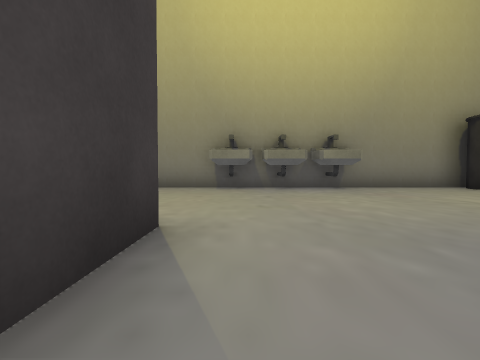
View 1 (above)

24 first-person views from a walk through a scene from a Unity 3-D project. The camera is 0.51 m above the floor, tilts 2° down and sees 85° across. The floor is counted in squares, 1 m on a side. Each view is taken from the middle of a square. On the plan, view 1 faces up. The plan holds only what a view shows up to about 9 squares ahead; the rest is blank. The place goes on beyond the plan. The player character is not drawn. Some animated figures are not drawn. Door leaves are left out, so doorways stand open. Some surface patterns are stand-ins.

View 2
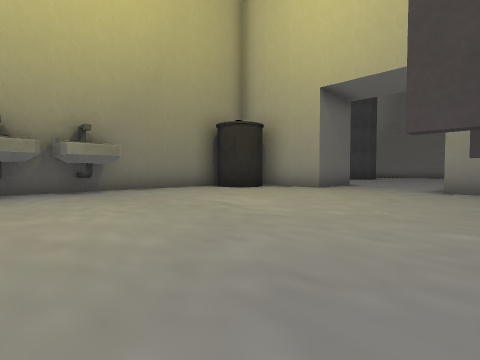

View 3
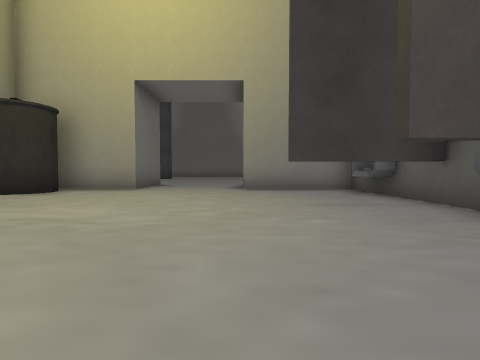

View 4
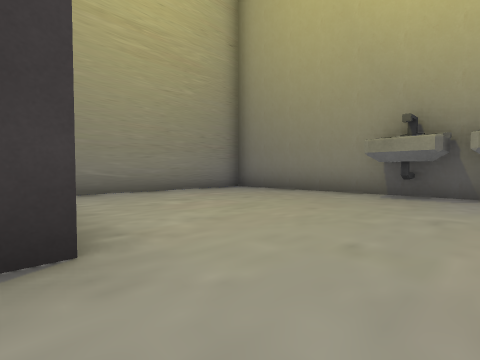

View 5
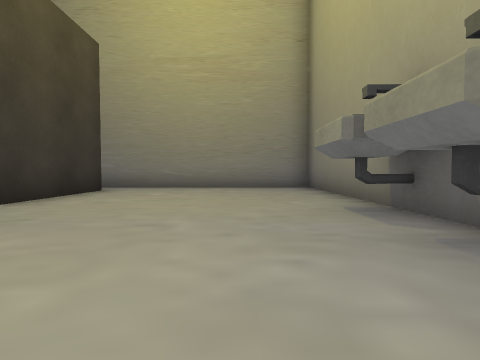

View 6
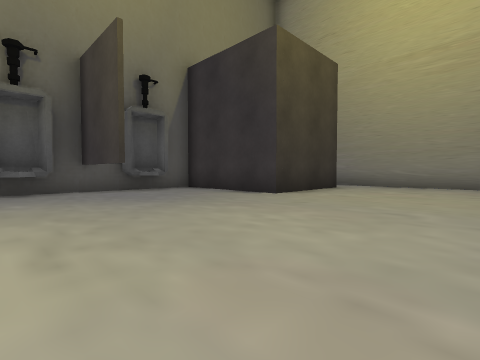

View 7
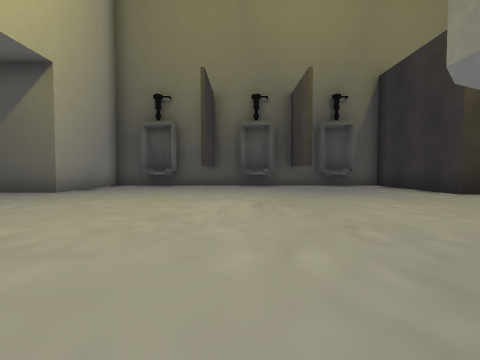

View 8
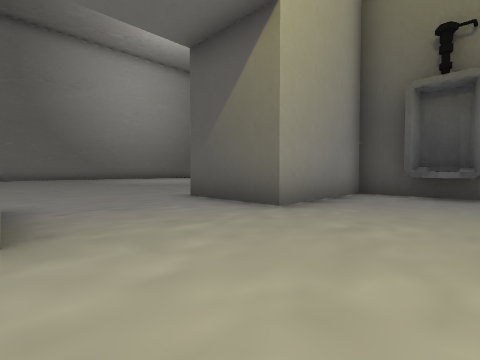

View 9
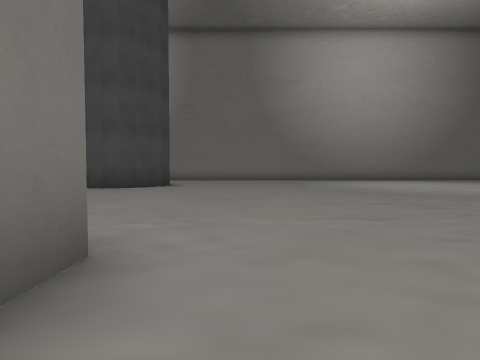

View 10
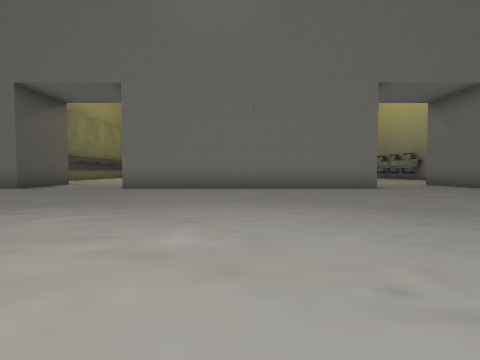

View 11
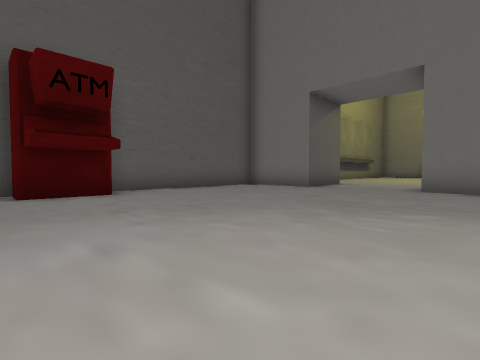

View 12
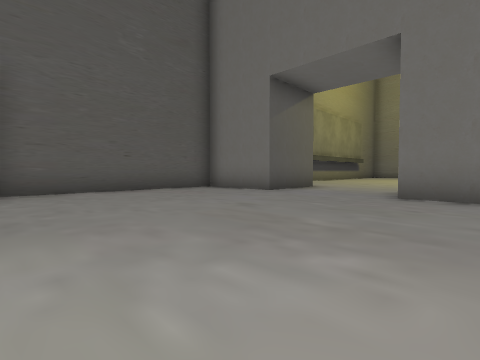

View 13
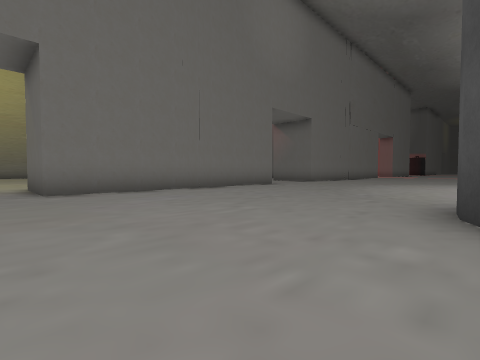

View 14
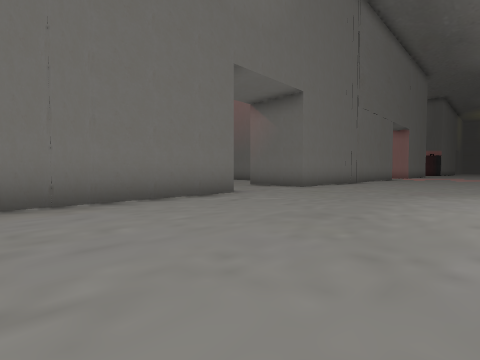

View 15
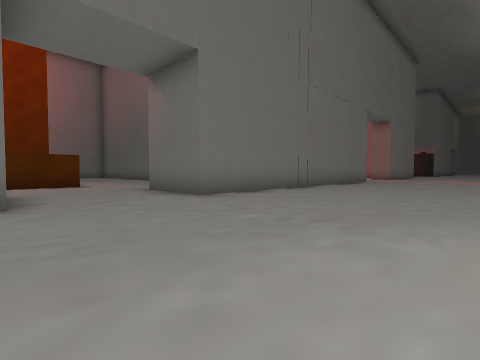

View 16
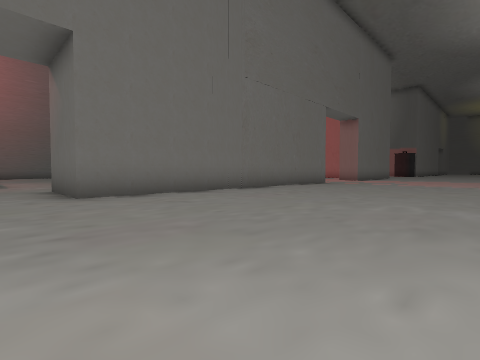

View 17
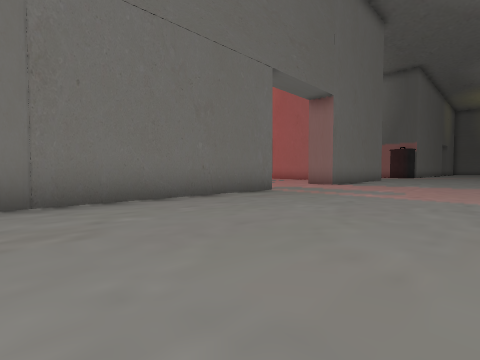

View 18
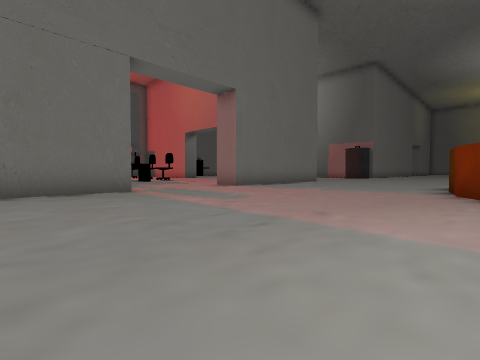

View 19
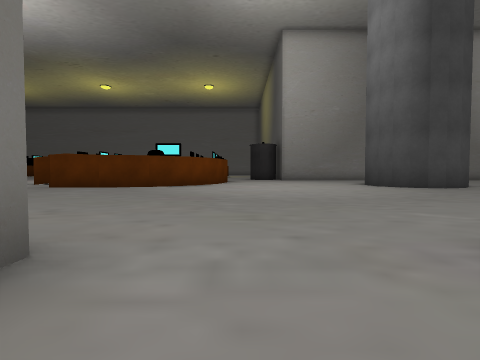

View 20
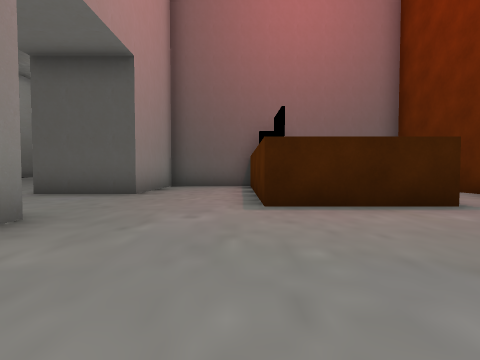

View 21
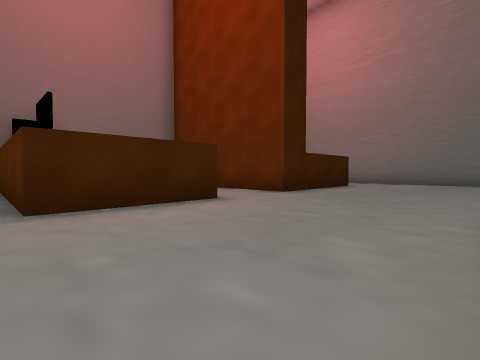

View 22
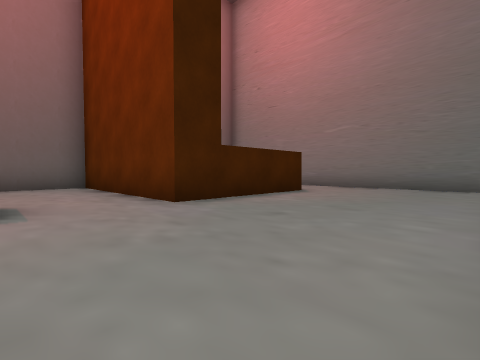

View 23
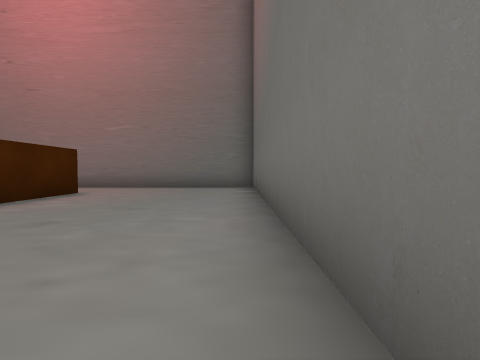

View 24
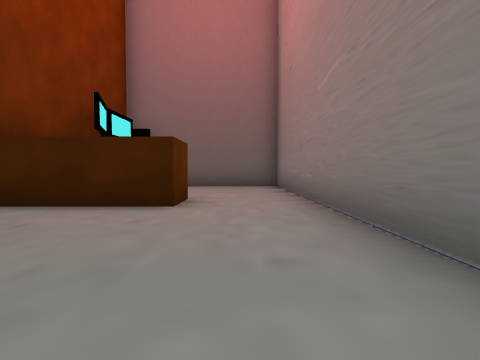

### Floor plan
Key: @ floor where view 1 was taken; # wall or solid block; . floor; D open door; S sink; B bin; T thing the floor can be seen under or through; M cash machine; N monitor.
Columns run from 6 left of view 1 to 18 right of it. Each row starts with its distance up from view 1.
 31                     ..
 30                    ...##
 29                   .....#
 28                 D......#
 27                 D.......
 26                .D.......
 25                .D.......
 24                 #.......
 23                 #.......
 22                 #.......
 21                 #.......
 20                 #.......
 19 #########       #......#
 18 #............   #......##
 17 #.............  #.......#
 16 #..............##.......#
 15 #...............D........
 14 #..####..###....D........
 13 #...  #... #....D........
 12 #... N#... #...##........
 11 #... N#... #...##........
 10 #...  #... #...##........
  9 #################......##
  8 #.....SS.S...#  #......##
  7 #.....SS.S...BB #......##
  6 #..............##........
  5 #..............#D........
  4 #...............D........
  3 #...............D........
  2 #..###.........#D........
  1      #..#..T...##........
  0      #@.#..T...##........
 -1      ############........
 -2                 #........
 -3                 #........
 -4                 #........
 -5                 #........
 -6              ...D........
 -7              ...D........
 -8               ..D........
 -9                ##........
-10                 #.....MM.
-11                 #########

Where each view was taken, in squares from view 1:
view 1: 0 up, 0 right, facing up
view 2: 1 up, 1 right, facing up-right
view 3: 2 up, 1 right, facing right
view 4: 2 up, 1 right, facing up-left
view 5: 6 up, 3 right, facing left
view 6: 6 up, 4 right, facing down-left
view 7: 8 up, 4 right, facing down
view 8: 5 up, 6 right, facing down-right
view 9: 4 up, 9 right, facing right
view 10: 2 down, 18 right, facing left
view 11: 4 down, 18 right, facing down-left
view 12: 4 down, 16 right, facing down-left
view 13: 4 up, 17 right, facing up-left
view 14: 8 up, 15 right, facing up-left
view 15: 12 up, 15 right, facing up-left
view 16: 14 up, 16 right, facing up-left
view 17: 19 up, 15 right, facing up-left
view 18: 22 up, 17 right, facing up-left
view 19: 14 up, 9 right, facing right
view 20: 18 up, 6 right, facing down
view 21: 18 up, 6 right, facing down-left
view 22: 18 up, 3 right, facing down-left
view 23: 18 up, 3 right, facing left
view 24: 18 up, 4 left, facing down
